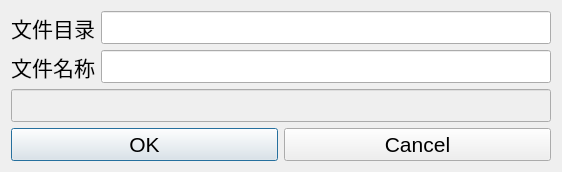
<?xml version="1.0" encoding="UTF-8"?>
<ui version="4.0">
 <class>QSttFileSaveAsDlg</class>
 <widget class="QDialog" name="QSttFileSaveAsDlg">
  <property name="geometry">
   <rect>
    <x>0</x>
    <y>0</y>
    <width>562</width>
    <height>170</height>
   </rect>
  </property>
  <property name="windowTitle">
   <string>Edit</string>
  </property>
  <layout class="QVBoxLayout" name="verticalLayout_2">
   <item>
    <layout class="QVBoxLayout" name="verticalLayout">
     <item>
      <layout class="QGridLayout" name="gridLayout">
       <item row="0" column="1">
        <widget class="QLabel" name="m_lblFileFolder">
         <property name="font">
          <font>
           <pointsize>16</pointsize>
          </font>
         </property>
         <property name="text">
          <string>文件目录</string>
         </property>
         <property name="alignment">
          <set>Qt::AlignRight|Qt::AlignTrailing|Qt::AlignVCenter</set>
         </property>
        </widget>
       </item>
       <item row="0" column="3">
        <widget class="QSttLineEdit" name="m_wndFolderName">
         <property name="font">
          <font>
           <pointsize>16</pointsize>
          </font>
         </property>
         <property name="readOnly">
          <bool>false</bool>
         </property>
        </widget>
       </item>
       <item row="2" column="3">
        <widget class="QSttLineEdit" name="m_wndFileName">
         <property name="font">
          <font>
           <pointsize>16</pointsize>
          </font>
         </property>
        </widget>
       </item>
       <item row="2" column="1">
        <widget class="QLabel" name="m_lblFileName">
         <property name="font">
          <font>
           <pointsize>16</pointsize>
          </font>
         </property>
         <property name="text">
          <string>文件名称</string>
         </property>
         <property name="alignment">
          <set>Qt::AlignRight|Qt::AlignTrailing|Qt::AlignVCenter</set>
         </property>
        </widget>
       </item>
      </layout>
     </item>
     <item>
      <widget class="QLineEdit" name="m_wndInfor">
       <property name="enabled">
        <bool>false</bool>
       </property>
       <property name="font">
        <font>
         <pointsize>16</pointsize>
        </font>
       </property>
       <property name="readOnly">
        <bool>true</bool>
       </property>
      </widget>
     </item>
     <item>
      <layout class="QHBoxLayout" name="horizontalLayout">
       <property name="spacing">
        <number>6</number>
       </property>
       <item>
        <widget class="QPushButton" name="m_Btn_OK">
         <property name="font">
          <font>
           <pointsize>16</pointsize>
          </font>
         </property>
         <property name="text">
          <string>OK</string>
         </property>
        </widget>
       </item>
       <item>
        <widget class="QPushButton" name="m_Btn_Cancel">
         <property name="font">
          <font>
           <pointsize>16</pointsize>
          </font>
         </property>
         <property name="text">
          <string>Cancel</string>
         </property>
        </widget>
       </item>
      </layout>
     </item>
    </layout>
   </item>
  </layout>
 </widget>
 <customwidgets>
  <customwidget>
   <class>QSttLineEdit</class>
   <extends>QLineEdit</extends>
   <header>SttLineEdit.h</header>
  </customwidget>
 </customwidgets>
 <resources/>
 <connections/>
</ui>
